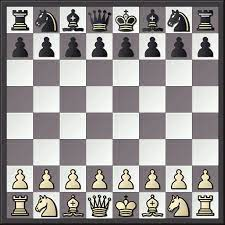
#> input picture test_image/2D/test.jpg, 225 x 225 px, found by its file name
$ python chess_linedetection_copy.py
#> lines starting #> are read from the running program, lines starting #| are printed output that depends on the picture; after the words box and inside, x2 and y2 are one past the last pixel; in counts of white or black regions, pixels touching at a corner belong together
import numpy as np
import cv2
import sys
import math
import matplotlib.pyplot as plt
from collections import defaultdict

src = cv2.imread('OpenCV/test_image/2D/test.jpg')
#> src is the input picture: shape (225, 225, 3); mean B, G, R 149.5, 150.2, 153.5

if src is None:
    print("이미지를 찾을 수 없습니다.")
    sys.exit()

src = cv2.resize(src, dsize=(640, 480), interpolation=cv2.INTER_AREA)
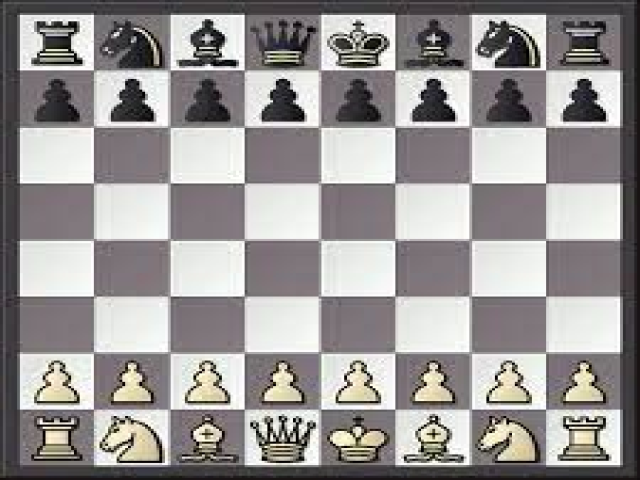
#> src: shape (480, 640, 3); mean B, G, R 149.4, 150.2, 153.5
gray = cv2.cvtColor(src, cv2.COLOR_BGR2GRAY)


#자동으로 binary 이미지 전환, 특정값 이상일때 흑과 백으로 표현
gray = cv2.GaussianBlur(gray,(9,9),0)
thresh_value, gray = cv2.threshold(gray, 10, 255, cv2.THRESH_BINARY + cv2.THRESH_OTSU)
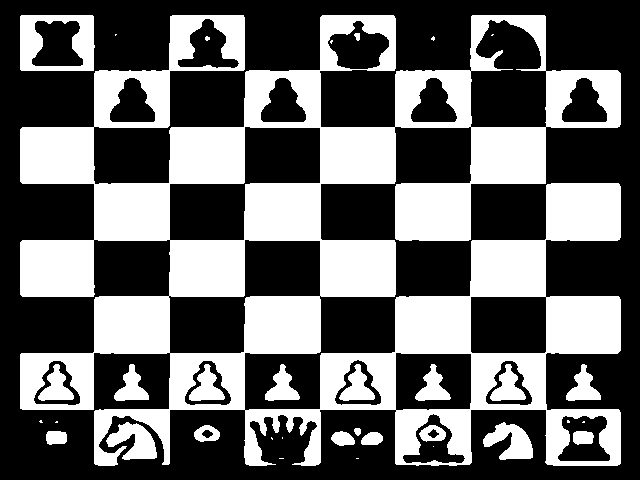
#> gray: shape (480, 640); 39.7% white; 34 white regions (14 under 20 px), largest, box (x1, y1, x2, y2) and area: (20, 15, 621, 466) 110318, (20, 15, 95, 71) 2414, (106, 422, 157, 460) 1103
#> thresh_value = 163

dst = cv2.Canny(gray, 50, 200, None, 3)
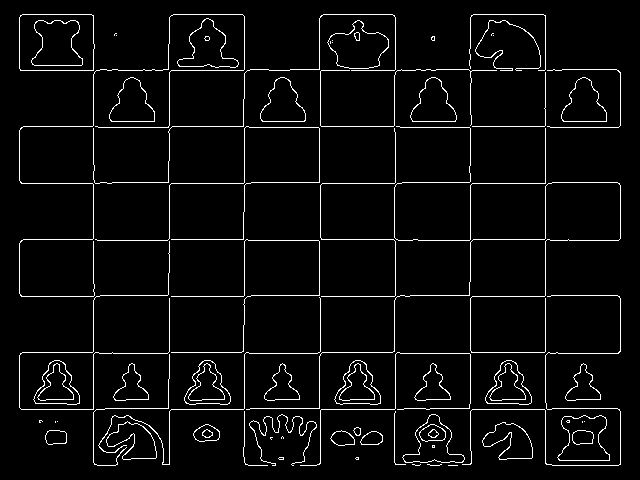
#> dst: shape (480, 640); 4.3% white in thin lines or dots, all inside (x1, y1, x2, y2) = (19, 14, 621, 466)

line_image = np.copy(src) * 0
#> line_image: shape (480, 640, 3); every value is 0
lines = cv2.HoughLines(dst, 1, np.pi / 180, 150, None, 0, 0)
#> lines = 20 rows, first 8: [545, 0], [93, 0], [70, 1.57], [470, 0], [244, 0], [169, 0], [409, 1.57], [183, 1.57]

if lines is not None:
    for i in range(0, len(lines)):
        rho = lines[i][0][0]
        theta = lines[i][0][1]
        a = math.cos(theta)
        b = math.sin(theta)
        x0 = a * rho
        y0 = b * rho
        pt1 = (int(x0 + 1000*(-b)), int(y0 + 1000*(a)))
        pt2 = (int(x0 - 1000*(-b)), int(y0 - 1000*(a)))
        cv2.line(line_image, pt1, pt2, (255,255,255), 1)
#> this loop made 20 passes
#> (rho, theta, a, b, x0, y0, pt1, pt2) on passes 1 to 10: (545, 0, 1, 0, 545, 0, (545, 1000), (545, -1000)), (93, 0, 1, 0, 93, 0, (93, 1000), (93, -1000)), (70, 1.57, -4.37e-08, 1, -3.06e-06, 70, (-1000, 69), (999, 70)), (470, 0, 1, 0, 470, 0, (470, 1000), (470, -1000)), (244, 0, 1, 0, 244, 0, (244, 1000), (244, -1000)), (169, 0, 1, 0, 169, 0, (169, 1000), (169, -1000)), (409, 1.57, -4.37e-08, 1, -1.79e-05, 409, (-1000, 408), (999, 409)), (183, 1.57, -4.37e-08, 1, -8e-06, 183, (-1000, 182), (999, 183)), (296, 1.57, -4.37e-08, 1, -1.29e-05, 296, (-1000, 295), (999, 296)), (352, 1.57, -4.37e-08, 1, -1.54e-05, 352, (-1000, 351), (999, 352))
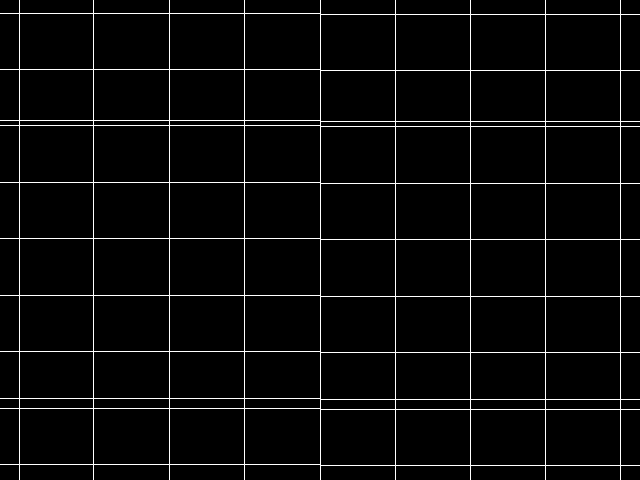
#> line_image: shape (480, 640, 3); 3.7% white in thin lines or dots

lines = np.reshape(lines, (-1, 2))

def h_v_lines(lines):
    h_lines, v_lines = [], []
    for rho, theta in lines:
        if theta < np.pi / 4 or theta > np.pi - np.pi / 4:
            v_lines.append([rho, theta])
        else:
            h_lines.append([rho, theta])
#> this loop made 20 passes
#> (rho, theta) on passes 1 to 12: (545, 0), (93, 0), (70, 1.57), (470, 0), (244, 0), (169, 0), (409, 1.57), (183, 1.57), (296, 1.57), (352, 1.57), (239, 1.57), (126, 1.57)
#> after the loop, h_lines = [[70, 1.57], [409, 1.57], [183, 1.57], [296, 1.57], [352, 1.57], [239, 1.57], [126, 1.57], [14, 1.57], [399, 1.57], [121, 1.57], [465, 1.57]]; v_lines = [[545, 0], [93, 0], [470, 0], [244, 0], [169, 0], [395, 0], [320, 0], [620, 0], [19, 0]]
    return h_lines, v_lines

h_lines, v_lines = h_v_lines(lines)

def line_intersections(h_lines, v_lines):
    points = []
    for r_h, t_h in h_lines:
        for r_v, t_v in v_lines:
            a = np.array([[np.cos(t_h), np.sin(t_h)], [np.cos(t_v), np.sin(t_v)]])
            b = np.array([r_h, r_v])
            inter_point = np.linalg.solve(a, b)
            points.append(inter_point)
#> this loop made 11 passes
#> r_h on passes 1 to 11: 70, 409, 183, 296, 352, 239, 126, 14, 399, 121, 465
#> after the loop, points = 99 pairs, first value 19 to 620, second value 14 to 465
    return np.array(points)

points = line_intersections(h_lines, v_lines)
points = np.array(sorted(points, key = lambda x:x[0]))
points = np.array(sorted(points, key = lambda x:x[1]))

X = list(set([int(i[0]) for i in points]))
#> X = [320, 545, 169, 395, 620, 19, 244, 470, 93]
Y = list(set([int(i[1]) for i in points]))
#> Y = [352, 70, 296, 409, 14, 239, 399, 465, 183, 121, 126]

X.sort()
Y.sort()

img_count = 0

for i in range(0, len(X)-1):
    for j in range(0, len(Y)-1):
        cropped = src[Y[j]: Y[j+1], X[i]: X[i+1]]
        img_count += 1
        cv2.imwrite('OpenCV/test_image/2D/test/' + str(img_count) + '.jpeg', cropped)
        print('OpenCV/test_image/2D/test/' + 'data' + str(img_count) + '.jpeg')
#> this loop made 8 passes
#> (printed output is left out)
#> pass 1, `cv2.imwrite('OpenCV/test_image/2D/test/' + str(img_count) + '.jpeg', c..`:
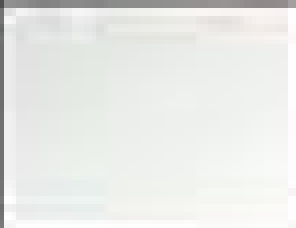
#> saved as 4.jpeg: shape (57, 74, 3) (shown 4 times larger); mean B, G, R 231.5, 234.2, 232.8
#> pass 1, `cv2.imwrite('OpenCV/test_image/2D/test/' + str(img_count) + '.jpeg', c..`:
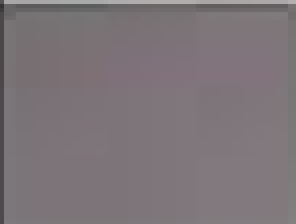
#> saved as 5.jpeg: shape (56, 74, 3) (shown 4 times larger); mean B, G, R 120.9, 116.5, 124.8
#> after the loop, img_count = 80


lines_edges = cv2.addWeighted(src, 0.8, line_image, 1, 0)
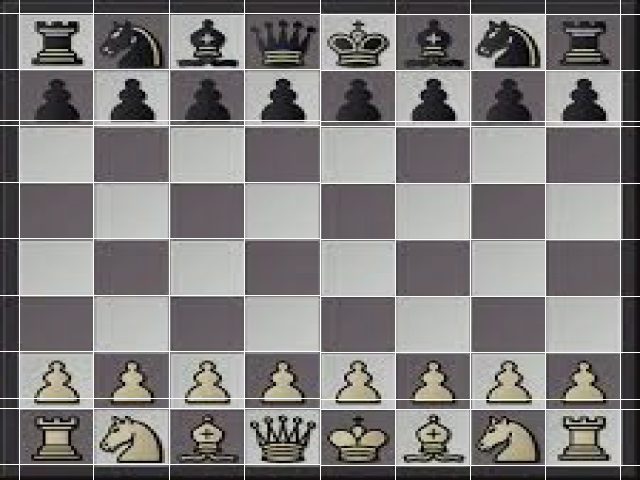
#> lines_edges: shape (480, 640, 3); mean B, G, R 124.4, 125, 127.6

cv2.imshow('line', line_image)
cv2.imshow("res", lines_edges)
cv2.waitKey()

$ run again, with test_image/2D/b3.jfif saved as test_image/2D/test.jpg
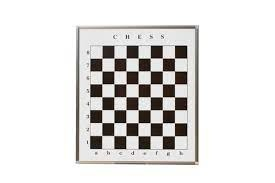
#> input picture test_image/2D/b3.jfif, 275 x 183 px, found by its file name
#> src is the input picture: shape (183, 275, 3); mean B, G, R 221.7, 223, 224.5
#> src: shape (480, 640, 3)
#> thresh_value = 157
#> dst: shape (480, 640); 1.9% white in thin lines or dots, all inside (x1, y1, x2, y2) = (176, 67, 462, 432)
#> lines = [[461, 0], [183, 0], [378, 0], [453, 0], [176, 0], [237, 0], [265, 0], [181, 0.0175]]
#> the loop `for i in range(0, len(lines)):` made 8 passes
#> (rho, theta, b, x0, y0, pt1, pt2) on passes 1 to 7: (461, 0, 0, 461, 0, (461, 1000), (461, -1000)), (183, 0, 0, 183, 0, (183, 1000), (183, -1000)), (378, 0, 0, 378, 0, (378, 1000), (378, -1000)), (453, 0, 0, 453, 0, (453, 1000), (453, -1000)), (176, 0, 0, 176, 0, (176, 1000), (176, -1000)), (237, 0, 0, 237, 0, (237, 1000), (237, -1000)), (265, 0, 0, 265, 0, (265, 1000), (265, -1000))
#> after the loop `for i in range(0, len(lines)):`:
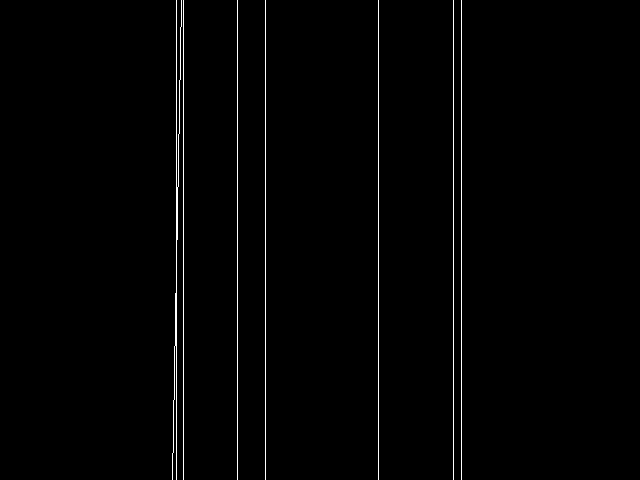
#> line_image: shape (480, 640, 3); 1.2% white in thin lines or dots, all inside (x1, y1, x2, y2) = (172, 0, 462, 480)
#> the loop in h_v_lines, `for rho, theta in lines:` made 8 passes
#> after the loop in h_v_lines, `for rho, theta in lines:`: h_lines = []; v_lines has the same summary as lines outside h_v_lines
#> `h_lines, v_lines = h_v_lines(lines)`: v_lines has the same summary as lines
#> `points = line_intersections(h_lines, v_lines)`: points = empty array
#> X = []
#> after the loop `for i in range(0, len(X)-1):`: img_count = 0
#> `lines_edges = cv2.addWeighted(src, 0.8, line_image, 1, 0)`:
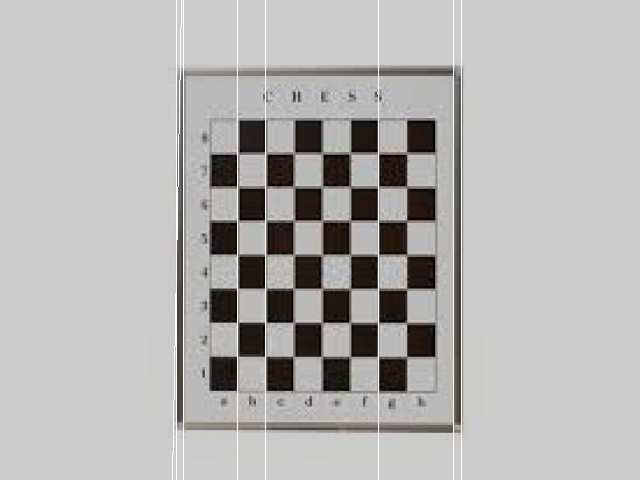
#> lines_edges: shape (480, 640, 3); mean B, G, R 178.6, 179.6, 180.8
